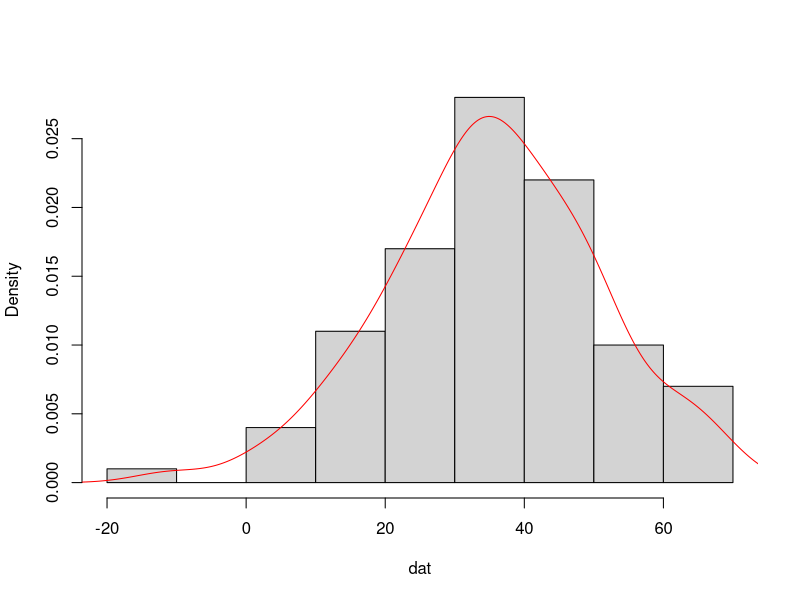
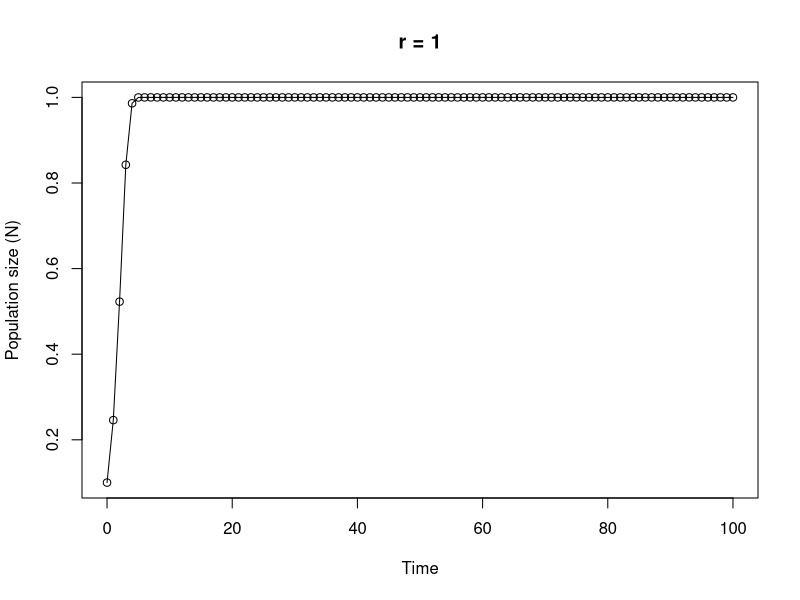

These charts were generated, in order, by the following R code:
## ---- chunk 1
knitr::opts_chunk$set(echo=TRUE, message = FALSE, warning = FALSE, eval = FALSE, cache = FALSE)
SOLUTIONS <- TRUE
## ---- chunk 2

# area of a circle
# the equation to calculate the area of a circle is pi * radius^2

circle.area <- function(d){ 
	pi * (d/2)^2
}

# to use your new function

circle.area(10)
# [1] 78.53982

# to test on a vector of diameters
# first create a vector with diameters ranging from 0 to 50 in steps of 10

cir.diam <- seq(from = 0, to = 50, by = 10)

# test your function

circle.area(cir.diam)
# [1]    0.00000   78.53982  314.15927  706.85835 1256.63706 1963.49541
## ---- chunk 3

far.cent <- function(a){
	val <- (a-32)*5/9
	print(paste("Fahrenheit: ", round(a, digits = 3), "oF",sep = " "), quote = FALSE)# round 3dp
	print(paste("Centigrade: ", round(val, digits = 3), "oC", sep = " "), quote = FALSE)# round 3dp
}

# alternative Fahrenheit to centigrade using cat function

far.cent2 <- function(a){
	val <- (a - 32) * 5/9	#calculation
	cat("Fahrenheit: ", round(a, digits = 3), "oF", "\n")   # use cat function
	cat("Centigrade: ", round(val, digits = 3), "oC", "\n")   
}
## ---- chunk 4

# Create a vector of normally distributed data
# length 100, mean 35 and standard deviation of 29

vals <- rnorm(100, 35, 15)	# create some norm dist data mean 35, sd = 15

summary.fun <- function(dat){
	mymean <- round(mean(dat), digits = 4)      	# calc mean
	mymedian <- round(median(dat), digits = 4)    # calc median
	mymin <- round(min(dat), digits = 4)          # calc min
	mymax <- round(max(dat), digits = 4)          # calc max
	print(paste("mean:", mymean, sep = " "), quote = FALSE)     # print mean
	print(paste("median:", mymedian, sep = " "), quote = FALSE)     # print median
	print(paste("range:", "from:", mymin, "to", mymax, sep = " "), quote = FALSE) 
	dens <- density(dat)                          # estimate density curve
	hist(dat, main = "",type = "l",freq = FALSE)  # plot histogram
	lines(dens, lty = 1, col = "red")             # plot density curve
}

# use the function
summary.fun(vals)
## ---- chunk 5

# calculate a median

ourmedian <- function(x){
	n <- length(x)
	if (n %% 2 == 1)      # odd numbers
	  sort(x)[(n + 1)/2]  # find the middle number by adding 1 to length and div 2
	else {                # even numbers
	  middletwo <- sort(x)[(n/2) + 0:1]   #find the two middle numbers
	  mean(middletwo)
	  }
}

# use the function
mydat <- sample(1:50, size = 10, replace = TRUE )

# our function
ourmedian(mydat)

# R median function
median(mydat)
## ---- chunk 6

# function to simulate Ricker model

Ricker.model <- function(nzero, r, time, K=1){     # sets initial parameters
  N <- numeric(time + 1)    # creates a real vector of length time+1 to store values of Nt+1
  N[1] <- nzero             # sets initial population size in first element of N
  for (i in 1:time) {				# loops over time
      N[i+1] <- N[i]*exp(r*(1 - N[i]/K))    
  }
  Time <- 0:time   					 # creates vector for x axis
  plot(Time, N, type = "o", xlim = c(0, time), xlab = "Time", ylab = "Population size (N)", main = paste("r =", r, sep=" "))   # plots     output
}

# To run
# play around with the different parameters, especially r
Ricker.model(nzero=0.1,r=1,time=100)
